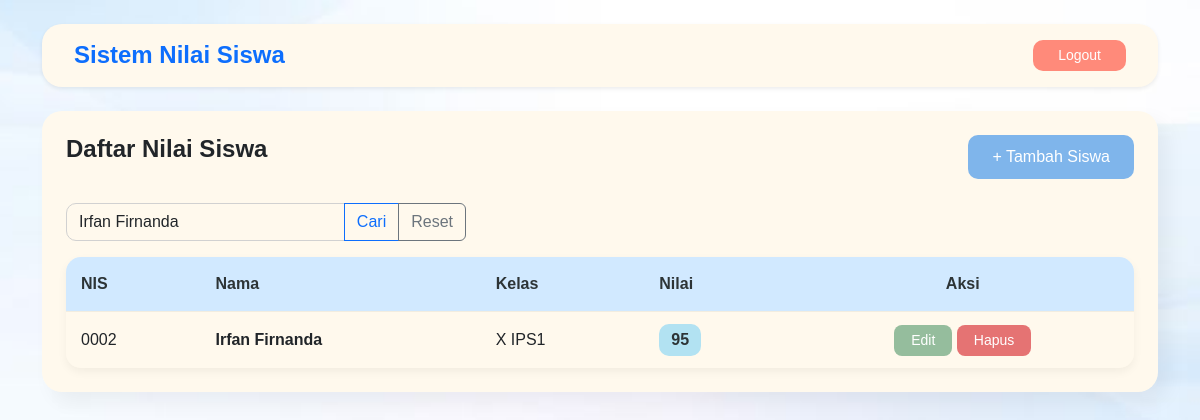
/index.php?cari=Irfan Firnanda (signed in), run on the app's committed database.
### tables this page shows
CREATE TABLE `siswa` (
  `id` int(11) NOT NULL,
  `nis` varchar(20) NOT NULL,
  `nama` varchar(100) NOT NULL,
  `kelas` varchar(20) NOT NULL,
  `nilai` int(11) NOT NULL
);

### index.php (the view, shortened to what this page needs)
<?php
include 'koneksi.php';
if (isset($_GET['cari'])) {
    $keyword = mysqli_real_escape_string($conn, $_GET['cari']);
    $query = mysqli_query($conn, "SELECT * FROM siswa WHERE
                nama LIKE '%$keyword%' OR
                nis LIKE '%$keyword%' OR
                kelas LIKE '%$keyword%'
                ORDER BY nama ASC");
} else {
    $query = mysqli_query($conn, "SELECT * FROM siswa ORDER BY nama ASC");
}
?>
<!DOCTYPE html>
<html lang="id">
<head>
    <link href="https://cdn.jsdelivr.net/npm/bootstrap@5.3.0/dist/css/bootstrap.min.css" rel="stylesheet">
    <link rel="stylesheet" href="style.css">
</head>
<body class="index-page">
    <div class="container py-4">
        <div class="card card-aesthetic p-3 mb-4 shadow-sm">
            <div class="d-flex justify-content-between align-items-center px-3">
                <h4 class="m-0 fw-bold text-primary">Sistem Nilai Siswa</h4>
                <a href="logout.php" class="btn btn-sm px-4" style="background-color: var(--soft-red); color: white; border-radius: 10px;">Logout</a>
            </div>
        </div>
        <div class="card card-aesthetic p-4">
            <div class="d-flex justify-content-between mb-4">
                <h4 class="fw-bold">Daftar Nilai Siswa</h4>
                <a href="tambah.php" class="btn btn-tambah px-4">+ Tambah Siswa</a>
            </div>
            <form action="index.php" method="GET" class="mb-3">
                <div class="input-group" style="max-width: 400px;">
                    <input type="text" name="cari" class="form-control" placeholder="Cari Nama atau NIS..." value="<?= isset($_GET['cari']) ? $_GET['cari'] : '' ?>">
                    <button class="btn btn-outline-primary" type="submit">Cari</button>
                    <?php if(isset($_GET['cari'])): ?>
                        <a href="index.php" class="btn btn-outline-secondary">Reset</a>
                    <?php endif; ?>
                </div>
            </form>
            <div class="table-container">
                <table class="table-custom">
                    <thead>
                        <tr>
                            <th>NIS</th>
                            <th>Nama</th>
                            <th>Kelas</th>
                            <th>Nilai</th>
                            <th class="text-center">Aksi</th>
                        </tr>
                    </thead>
                    <tbody>
                        <?php while($row = mysqli_fetch_assoc($query)) : ?>
                            <tr>
                                <td><?= $row['nis']; ?></td>
                                <td class="fw-bold"><?= $row['nama']; ?></td>
                                <td><?= $row['kelas']; ?></td>
                                <td>
                                    <span class="badge-nilai"><?= $row['nilai']; ?></span>
                                </td>
                                <td class="text-center">
                                    <a href="edit.php?id=<?= $row['id']; ?>" class="btn btn-sm px-3" style="background-color: #95bd9d; color: white; border-radius: 8px;">Edit</a>
                                    <a href="hapus.php?id=<?= $row['id']; ?>"
                                    class="btn btn-sm px-3"
                                    style="background-color: #e57373; color: white; border-radius: 8px;"
                                    onclick="return confirm('Apakah anda yakin ingin menghapus data ini?')">
                                    Hapus
                                </a>
                                </td>
                            </tr>
                            <?php endwhile; ?>
                        </tbody>
                    </table>
            </div>
        </div>
    </div>
</body>
</html>

### style.css (style rules this page uses)
:root { --bg-blue: #d1e9ff; --card-cream: #fff9ed; --accent-blue: #7fb5eb; --text-dark: #2d3436; --soft-red: #ff8a7a; --soft-green: #95bd9d; }
body { background-color: var(--bg-blue); font-family: 'Poppins', sans-serif; color: var(--text-dark); }
body.index-page, .tambah-page, .edit-page { background-image: url('bg-index.jpg'); background-size: cover; background-repeat: no-repeat; background-position: center; background-attachment: fixed; height: 100vh; }
.card-aesthetic { background-color: var(--card-cream); border-radius: 20px; border: none; box-shadow: 10px 10px 20px rgba(0,0,0,0.05); }
.btn-masuk, .btn-tambah { background-color: var(--accent-blue); color: white; border-radius: 10px; border: none; padding: 10px; }
.form-control { background-color: transparent; border: 1px solid #d1d1d1; border-radius: 10px; }
.table-container { border-radius: 15px; overflow: hidden; border: none; box-shadow: 0 4px 10px rgba(0,0,0,0.05); }
.table-custom { width: 100%; margin-bottom: 0; border-collapse: collapse; }
.table-custom thead tr { background-color: #d1e9ff !important; }
.table-custom thead th { padding: 15px; border: none; color: #2d3436; font-weight: bold; }
.table-custom tbody tr { background-color: #fff9ed !important; border-top: 1px solid #f2ede0; }
.table-custom tbody td { padding: 12px 15px; border: none; vertical-align: middle; }
.badge-nilai { background-color: #b2e2f2; padding: 4px 12px; border-radius: 10px; font-weight: bold; color: #2d3436; display: inline-block; }

### data on the page
siswa: nis "0002", nama "Irfan Firnanda", kelas "X IPS1", nilai "95"
